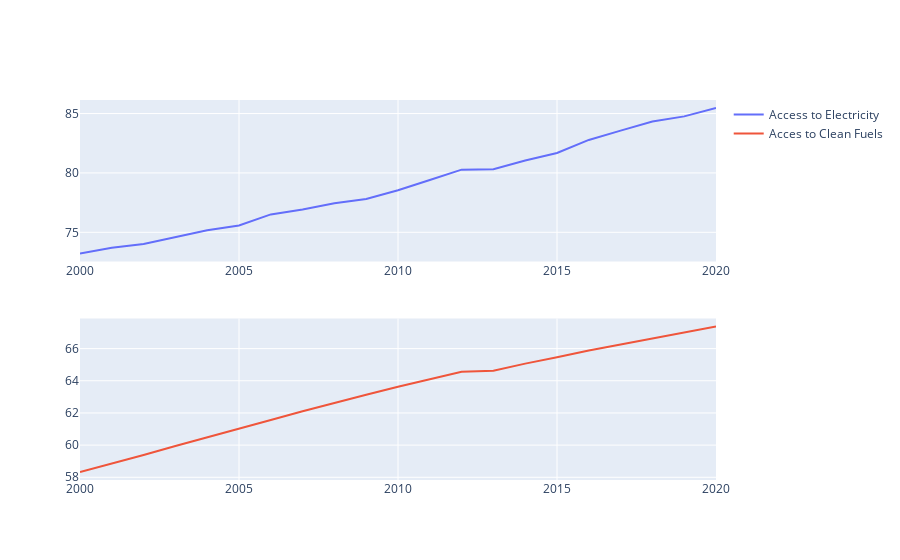

Source (notebook cell):
### Code cell
fig = make_subplots(rows = 2, cols= 1)

fig.append_trace(go.Line(x = data2["Year"], y = data2["Access to electricity (% of population)"], name="Access to Electricity"), row = 1, col = 1)

fig.append_trace(go.Line(x = data3["Year"], y = data3["Access to clean fuels for cooking"],name="Acces to Clean Fuels"), row = 2, col = 1)

fig.show()

### Figure 1 — Plotly figure (JSON) as saved in the notebook; plotly's stock layout.template omitted (floating-point values rounded to 4 significant figures)
{"data": [{"name": "Access to Electricity", "type": "scatter", "x": [2000, 2001, 2002, 2003, 2004, 2005, 2006, 2007, 2008, 2009, 2010, 2011, 2012, 2013, 2014, 2015, 2016, 2017, 2018, 2019, 2020], "xaxis": "x", "y": [73.22, 73.71, 74.02, 74.59, 75.17, 75.58, 76.51, 76.91, 77.44, 77.8, 78.53, 79.4, 80.28, 80.32, 81.05, 81.68, 82.78, 83.56, 84.33, 84.76, 85.46], "yaxis": "y"}, {"name": "Acces to Clean Fuels", "type": "scatter", "x": [2000, 2001, 2002, 2003, 2004, 2005, 2006, 2007, 2008, 2009, 2010, 2011, 2012, 2013, 2014, 2015, 2016, 2017, 2018, 2019, 2020], "xaxis": "x2", "y": [58.33, 58.84, 59.38, 59.94, 60.47, 61.01, 61.56, 62.11, 62.63, 63.13, 63.62, 64.11, 64.56, 64.62, 65.07, 65.46, 65.88, 66.25, 66.63, 67.01, 67.37], "yaxis": "y2"}], "layout": {"xaxis": {"anchor": "y", "domain": [0, 1]}, "xaxis2": {"anchor": "y2", "domain": [0, 1]}, "yaxis": {"anchor": "x", "domain": [0.575, 1]}, "yaxis2": {"anchor": "x2", "domain": [0, 0.425]}}}
